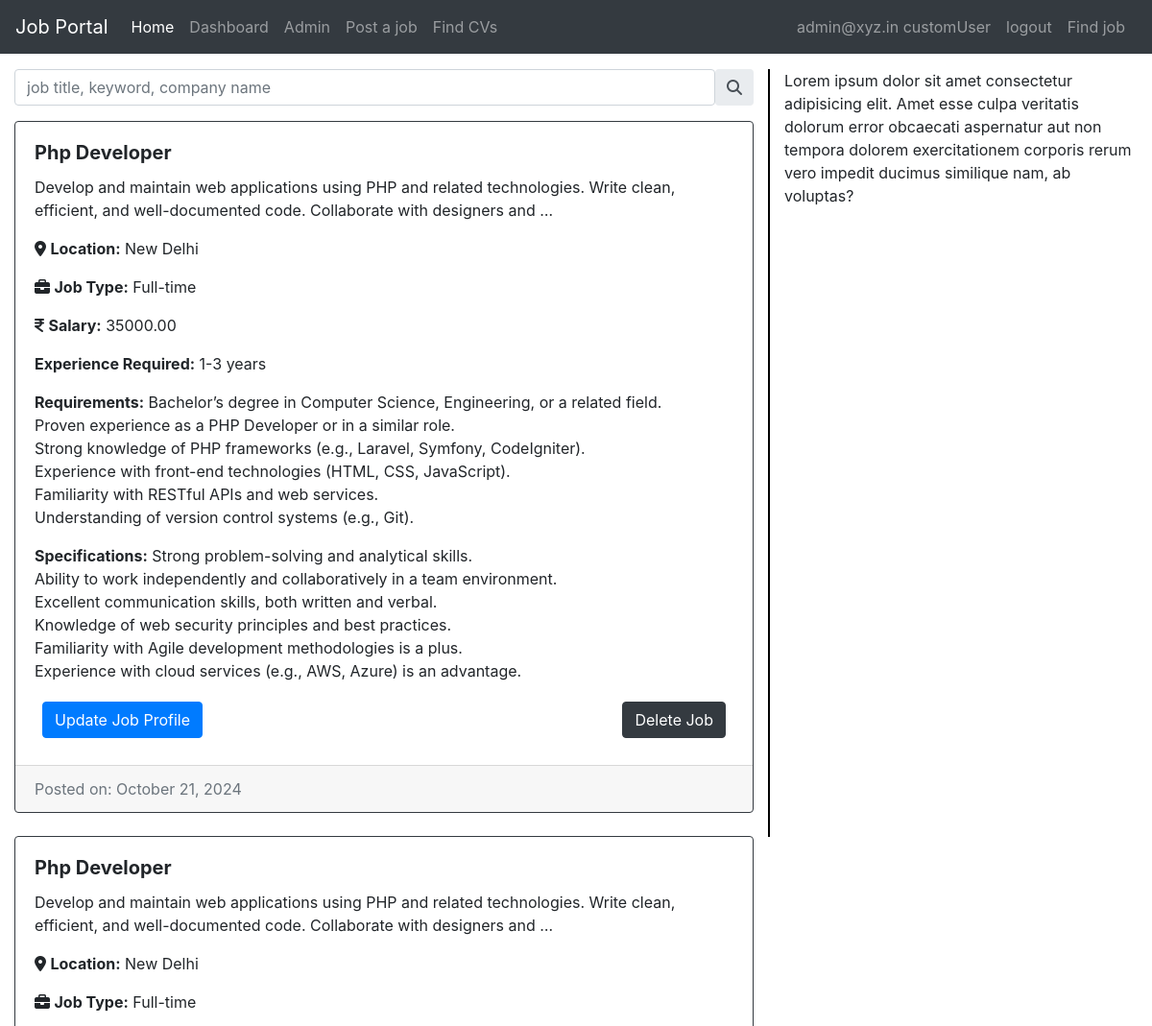
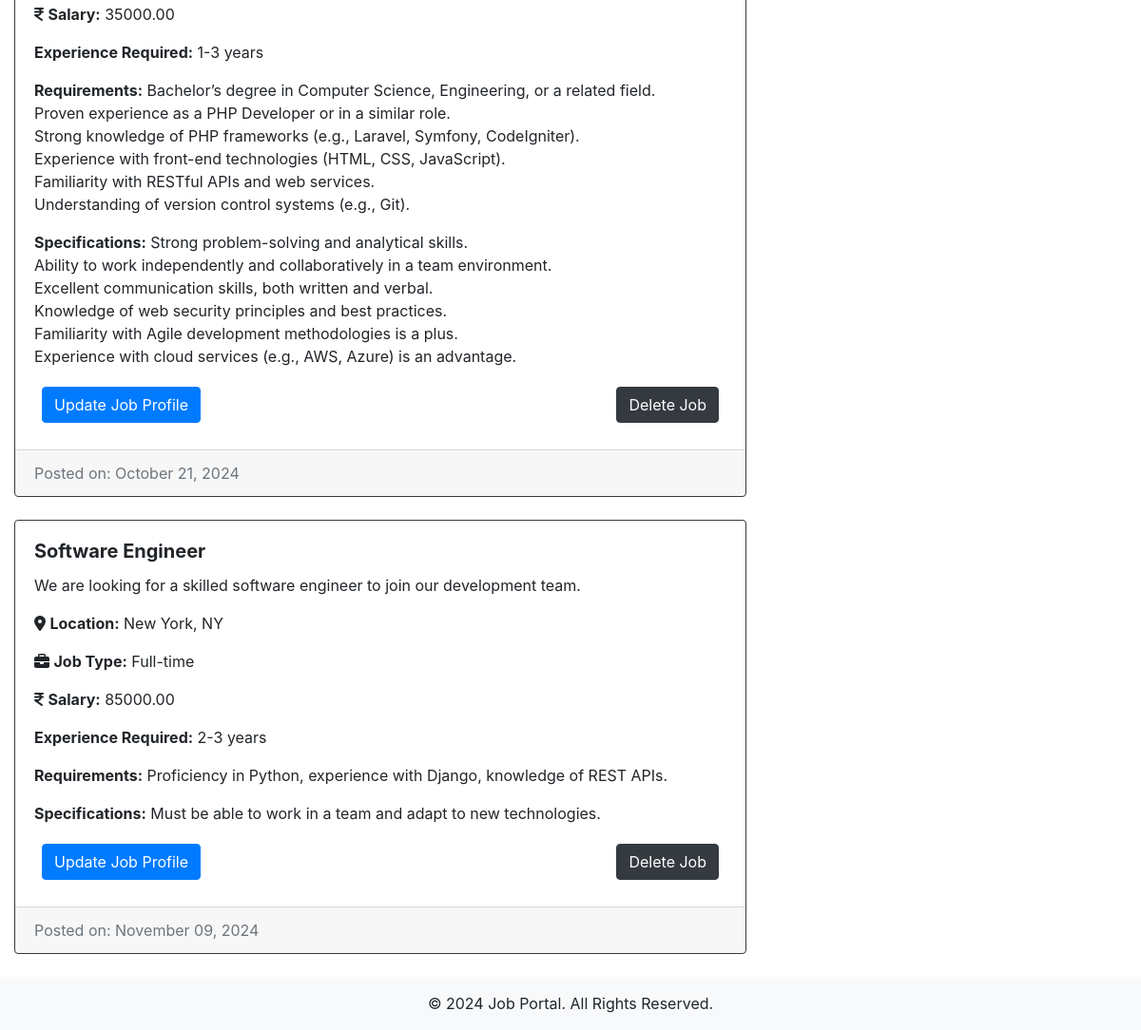
Before: /JobApp/recruiter_job_view/ (signed in) with the older database file (2 pictures, top to bottom).
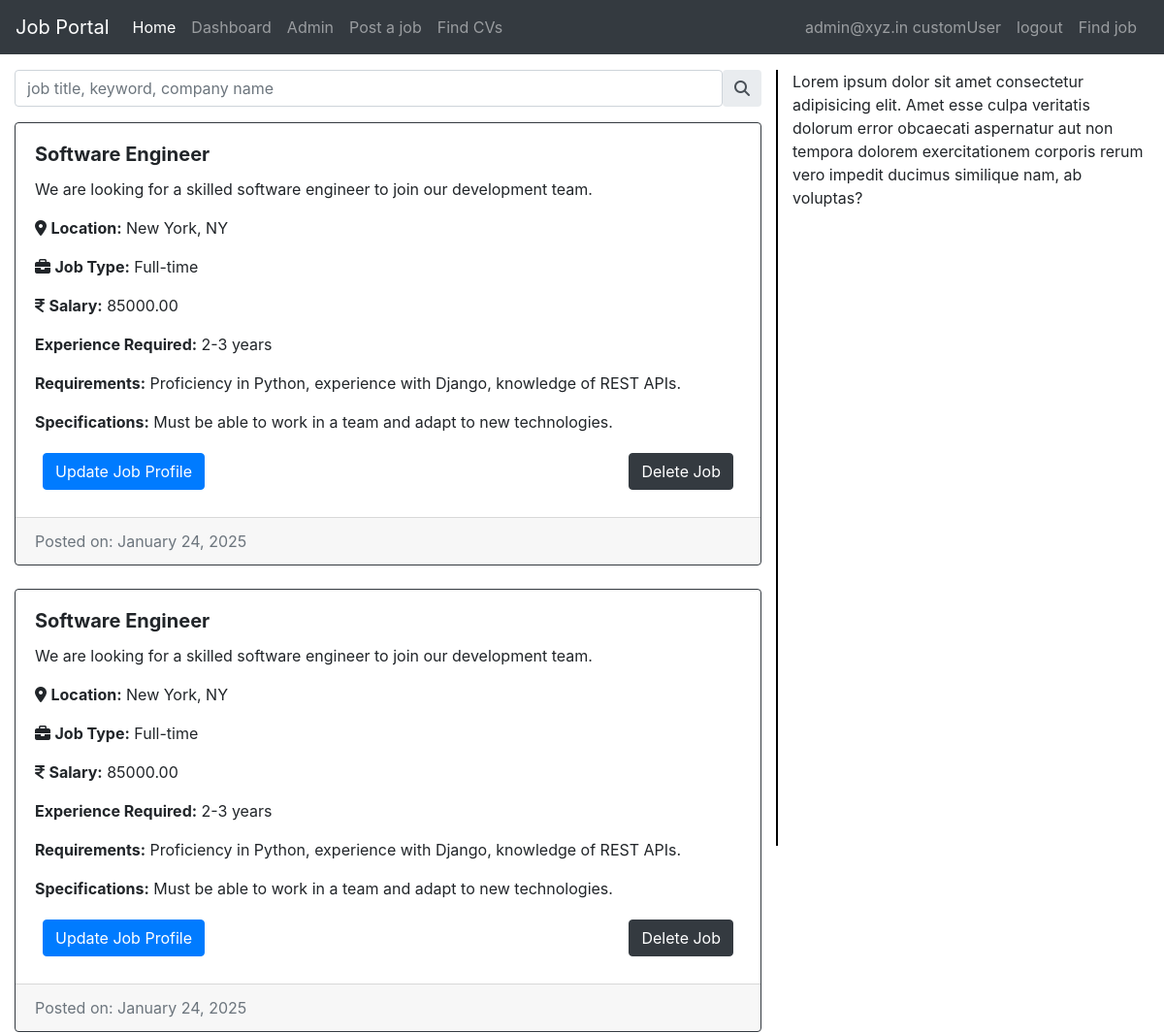
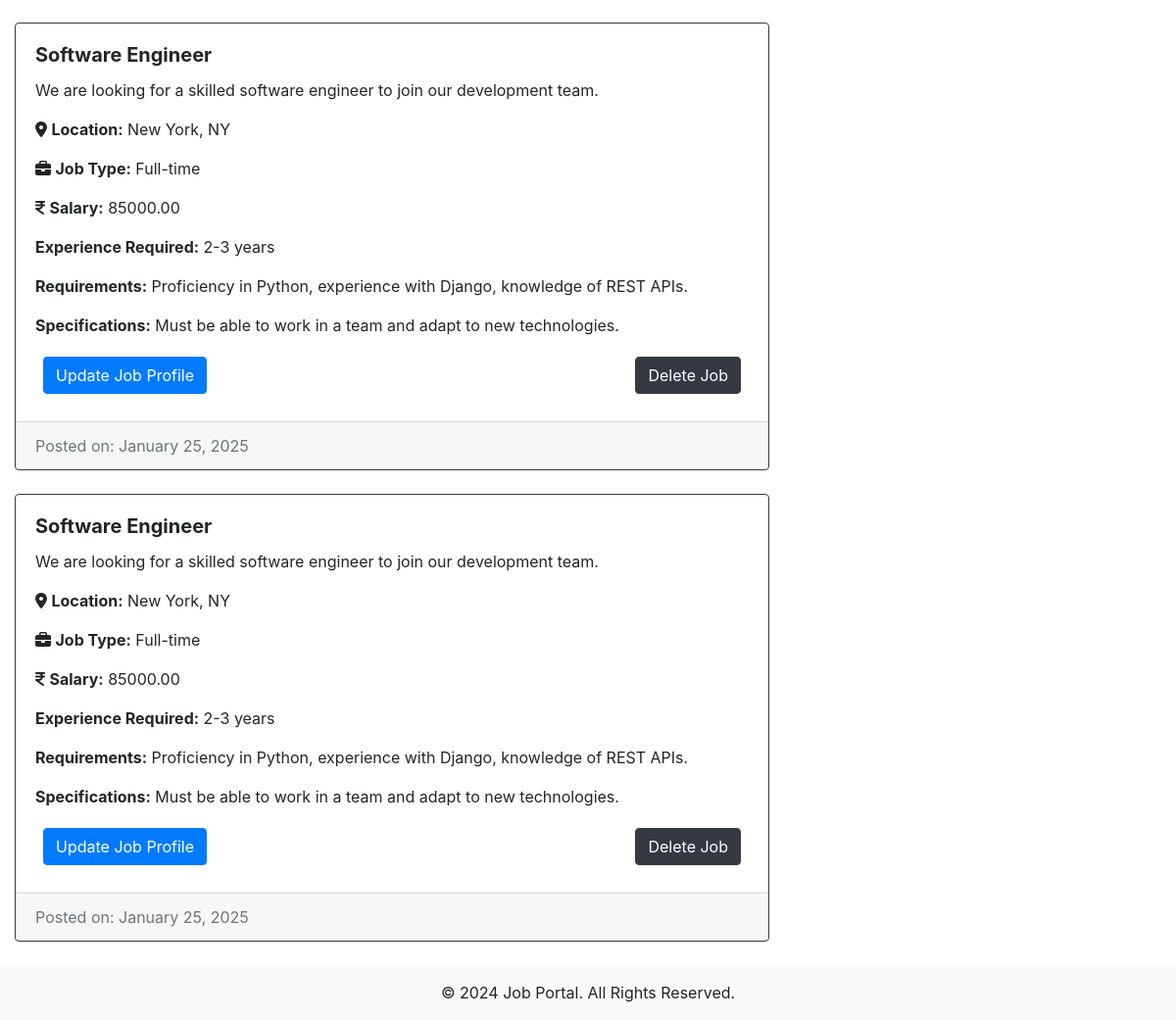
After: the same page with the newer database file (2 pictures, top to bottom).
### JobApp/models.py (models this page shows, shortened)
class Job(models.Model):
    recruiter = models.ForeignKey(
        CustomUser,
        on_delete=models.CASCADE,
        limit_choices_to={'user_type': 'recruiter'}
    )
    title = models.CharField(max_length=255)
    description = models.TextField()
    location = models.CharField(max_length=255)
    job_type = models.CharField(
        max_length=50,
        choices=[
            ('full-time', 'Full-time'),
            ('part-time', 'Part-time'),
            ('internship', 'Internship')
        ]
    )
    salary = models.DecimalField(
        max_digits=10,
        decimal_places=2,
        null=True,
        blank=True
    )
    skills =models.ManyToManyField("Skill", related_name='technical_skill',blank=True)
    requirements = models.TextField(help_text="List of job requirements")
    experience_required = models.CharField(
        max_length=100,
        help_text="Required experience level"
    )
    specifications = models.TextField(
        null=True,
        blank=True,
        help_text="Any other specific requirements"
    )
    education=models.CharField(_("Education"), max_length=50,choices=education, default='masters')
    language=models.CharField(_("Languages"), max_length=50,choices=language,default='eng')
    schedule=models.CharField(_("Shift and schedule"), max_length=50,choices=shift,default='morning')
    work_mode = models.CharField(
        max_length=10,
        choices=WORK_MODE_CHOICES,
        default='Onsite',  # Default to 'Onsite'
    )
    created_at = models.DateTimeField(auto_now_add=True, null=True)
    updated_at = models.DateTimeField(auto_now=True, null=True)
    is_published = models.BooleanField(default=False)
    is_closed = models.BooleanField(default=False)
    Vacancy = models.CharField(max_length=10, null=True)
    end_date = models.DateField(max_length=20, null=True,default='None')
    gender = models.CharField(max_length=30,choices=gender_chioce ,blank=True)
    likes=models.ManyToManyField(CustomUser,related_name='job_likes')

### JobApp/permission.py (the view)
    def wrap(request, *args, **kwargs):
        if request.user.user_type == 'recruiter':
            return function(request, *args, **kwargs)
        else:
            raise PermissionDenied

### JobApp/permission.py (called while the page is built)
def user_is_recruiter(function):
    def wrap(request, *args, **kwargs):
        if request.user.user_type == 'recruiter':
            return function(request, *args, **kwargs)
        else:
            raise PermissionDenied
    return wrap

### JobApp/views.py (called while the page is built)
@login_required(login_url=reverse_lazy('Account:signin'))
@user_is_recruiter
def recruiter_job_view(request):
    if request.user.is_authenticated:
        recruiter_jobs=Job.objects.filter(recruiter=request.user)
        print(request.user)
        return render(request, 'JobApp/recruiterJobPage.html', {'recruiter_jobs':recruiter_jobs})
    else:
        return redirect('Account:signin')

### users/models.py (called while the page is built)
    def __str__(self):
        return  f'{self.email} customUser'

### templates/JobApp/recruiterJobPage.html (shortened to what this page needs)
{% extends "base.html" %}
{% load static %}
{% block content %}
<link rel="stylesheet" href="https://cdnjs.cloudflare.com/ajax/libs/font-awesome/6.6.0/css/all.min.css" />
{% include "recruiter_navbar.html" %}
{% if recruiter_jobs %}
<div class="container-fluid mt-3">
    <div class="row">
        <div class="col-md-8">
            <div class="input-group rounded mb-3">
                <input type="search" class="form-control rounded" placeholder="job title, keyword, company name" aria-label="Search" aria-describedby="search-addon" />
                <span class="input-group-text border-0" id="search-addon">
                    <i class="fas fa-search"></i>
                </span>
            </div>
            {% for job in recruiter_jobs %}
            <div class="card  shadow-sm mb-4 border border-dark rounded" >
                <article class="card-body">
                    <h5 class="card-title"><b>{{ job.title }}</b></h5>
                    <p class="card-text">{{ job.description|truncatewords:20 }}</p>
                    <p><i class="fa-sharp fa-solid fa-location-dot"></i>
                        <strong>Location:</strong> {{ job.location }}</p>
                    <p><i class="fa-solid fa-briefcase"></i> <strong>Job Type:</strong> {{ job.get_job_type_display }}</p>
                    <p> <i class="fa-solid fa-indian-rupee-sign"></i> <strong>Salary:</strong> {{ job.salary|default:"Not specified" }}</p>
                    <p> <strong>Experience Required:</strong> {{ job.experience_required }}</p>
                    <p><strong>Requirements:</strong> {{ job.requirements|linebreaksbr }}</p>
                    {% if job.specifications %}
                    <p><strong>Specifications:</strong> {{ job.specifications|linebreaksbr }}</p>
                    {% endif %}
                    <div class="row p-1 m-1 d-flex justify-content-between">
                        <a href="" class="btn btn-primary">Update Job Profile</a>
                        <a href="" class="btn btn-dark">Delete Job</a>
                    </div>
                </article>
                <div class="card-footer text-muted">
                    Posted on: {{ job.created_at|date:"F d, Y" }}
                </div>
            </div>
            {% endfor %}
        </div>
        <div class="col-md-4" style="border-left: 2px solid black; height: 100vh;">
            <p>Lorem ipsum dolor sit amet consectetur adipisicing elit. Amet esse culpa veritatis dolorum error obcaecati aspernatur aut non tempora dolorem exercitationem corporis rerum vero impedit ducimus similique nam, ab voluptas?</p>
        </div>
    </div>
</div>
{% endif %}
<footer class="bg-light py-3">
    <div class="container">
        <p class="text-center mb-0">&copy; 2024 Job Portal. All Rights Reserved.</p>
    </div>
</footer>
{% endblock %}

Changed rows visible on the page:
no longer on this page (row edited): Job: title "Php Developer", description "Develop and maintain web applications using PHP and related technologies. Write clean, efficient, and well-documented code. Collaborate with designers and …", location "New Delhi", job_type "Full-time", salary "35000.00", experience_required "1-3 years", requirements "Bachelor’s degree in Computer Science, Engineering, or a related field. Proven experience as a PHP Developer or in a similar role. Strong knowledge of PHP frameworks (e.g., Laravel, Symfony, CodeIgniter). Experience with front-end technologies (HTML, CSS, JavaScript). Familiarity with RESTful APIs and web services. Understanding of version control systems (e.g., Git).", specifications "Strong problem-solving and analytical skills. Ability to work independently and collaboratively in a team environment. Excellent communication skills, both written and verbal. Knowledge of web security principles and best practices. Familiarity with Agile development methodologies is a plus. Experience with cloud services (e.g., AWS, Azure) is an advantage.", created_at "October 21, 2024"
removed Job: title "Php Developer", description "Develop and maintain web applications using PHP and related technologies. Write clean, efficient, and well-documented code. Collaborate with designers and …", location "New Delhi", job_type "Full-time", salary "35000.00", experience_required "1-3 years", requirements "Bachelor’s degree in Computer Science, Engineering, or a related field. Proven experience as a PHP Developer or in a similar role. Strong knowledge of PHP frameworks (e.g., Laravel, Symfony, CodeIgniter). Experience with front-end technologies (HTML, CSS, JavaScript). Familiarity with RESTful APIs and web services. Understanding of version control systems (e.g., Git).", specifications "Strong problem-solving and analytical skills. Ability to work independently and collaboratively in a team environment. Excellent communication skills, both written and verbal. Knowledge of web security principles and best practices. Familiarity with Agile development methodologies is a plus. Experience with cloud services (e.g., AWS, Azure) is an advantage.", created_at "October 21, 2024"
no longer on this page (row edited): Job: title "Software Engineer", description "We are looking for a skilled software engineer to join our development team.", location "New York, NY", job_type "Full-time", salary "85000.00", experience_required "2-3 years", requirements "Proficiency in Python, experience with Django, knowledge of REST APIs.", specifications "Must be able to work in a team and adapt to new technologies.", created_at "November 09, 2024"
now on this page (row edited): Job: title "Software Engineer", description "We are looking for a skilled software engineer to join our development team.", location "New York, NY", job_type "Full-time", salary "85000.00", experience_required "2-3 years", requirements "Proficiency in Python, experience with Django, knowledge of REST APIs.", specifications "Must be able to work in a team and adapt to new technologies.", created_at "January 24, 2025"
added Job: title "Software Engineer", description "We are looking for a skilled software engineer to join our development team.", location "New York, NY", job_type "Full-time", salary "85000.00", experience_required "2-3 years", requirements "Proficiency in Python, experience with Django, knowledge of REST APIs.", specifications "Must be able to work in a team and adapt to new technologies.", created_at "January 24, 2025"
now on this page (row edited): Job: title "Software Engineer", description "We are looking for a skilled software engineer to join our development team.", location "New York, NY", job_type "Full-time", salary "85000.00", experience_required "2-3 years", requirements "Proficiency in Python, experience with Django, knowledge of REST APIs.", specifications "Must be able to work in a team and adapt to new technologies.", created_at "January 25, 2025"
now on this page (row edited): Job: title "Software Engineer", description "We are looking for a skilled software engineer to join our development team.", location "New York, NY", job_type "Full-time", salary "85000.00", experience_required "2-3 years", requirements "Proficiency in Python, experience with Django, knowledge of REST APIs.", specifications "Must be able to work in a team and adapt to new technologies.", created_at "January 25, 2025"
